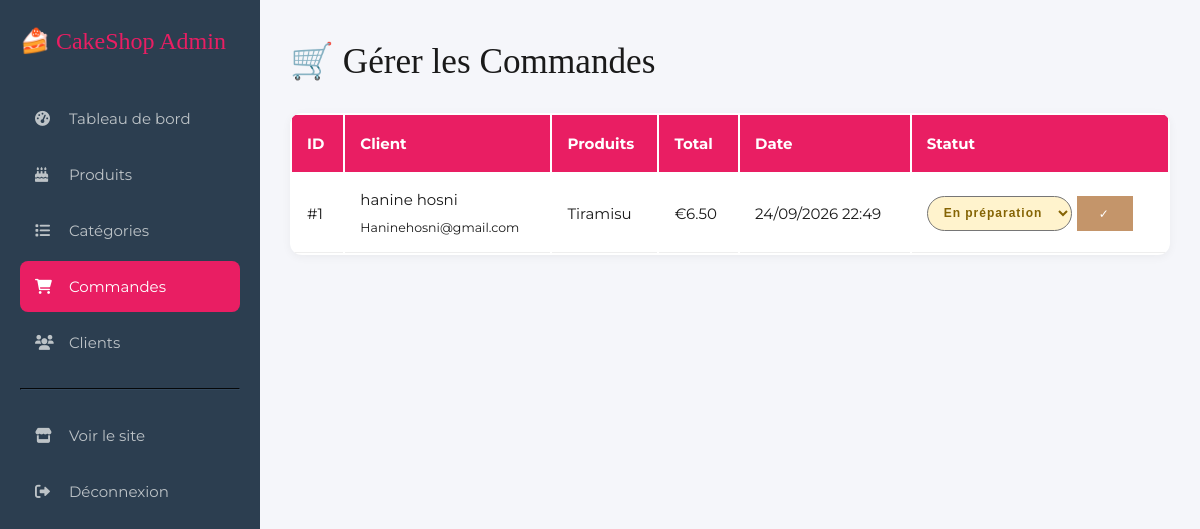
The app's page /admin/orders.php (signed in) with its own data.
### tables this page shows
CREATE TABLE `orders` (
  `id` int(10) UNSIGNED NOT NULL,
  `user_id` int(10) UNSIGNED NOT NULL,
  `total_amount` decimal(10,2) NOT NULL,
  `status` enum('pending','confirmed','preparing','delivered','cancelled') NOT NULL DEFAULT 'pending',
  `delivery_address` text NOT NULL,
  `notes` text DEFAULT NULL,
  `order_date` timestamp NOT NULL DEFAULT current_timestamp()
);

CREATE TABLE `users` (
  `id` int(10) UNSIGNED NOT NULL,
  `full_name` varchar(100) NOT NULL,
  `email` varchar(150) NOT NULL,
  `phone` varchar(30) DEFAULT NULL,
  `password` varchar(255) NOT NULL,
  `role` enum('client','admin') NOT NULL DEFAULT 'client',
  `created_at` timestamp NOT NULL DEFAULT current_timestamp()
);

### classes/Order.php (called while the page is built, shortened)
<?php
require_once __DIR__ . '/Database.php';
class Order {
    private $conn;
    private $table = 'orders';
    public function __construct() {
        $database = new Database();
        $this->conn = $database->getConnection();
    }
    public function getAll() {
        $query = "SELECT o.*, u.full_name, u.email,
                  GROUP_CONCAT(p.name SEPARATOR ', ') as products
                  FROM " . $this->table . " o
                  LEFT JOIN users u ON o.user_id = u.id
                  LEFT JOIN order_items oi ON o.id = oi.order_id
                  LEFT JOIN products p ON oi.product_id = p.id
                  GROUP BY o.id
                  ORDER BY o.order_date DESC";
        $stmt = $this->conn->prepare($query);
        $stmt->execute();
        return $stmt->fetchAll();
    }
}
?>

### classes/Database.php (called while the page is built, shortened)
<?php
class Database {
    private $host = 'localhost';
    private $db_name = 'cakeshop';
    private $username = 'root';
    private $password = '';
    public function getConnection() {
        $this->conn = null;
        try {
            $this->conn = new PDO(
                "mysql:host=" . $this->host . ";dbname=" . $this->db_name . ";charset=utf8mb4",
                $this->username,
                $this->password,
                [
                    PDO::ATTR_ERRMODE => PDO::ERRMODE_EXCEPTION,
                    PDO::ATTR_DEFAULT_FETCH_MODE => PDO::FETCH_ASSOC,
                    PDO::ATTR_EMULATE_PREPARES => false
                ]
            );
        } catch (PDOException $e) {
            echo "Connection error: " . $e->getMessage();
        }
        return $this->conn;
    }
}
?>

### admin/orders.php (the view, shortened to what this page needs)
<?php
require_once '../classes/Order.php';
$orderObj = new Order();
$orders = $orderObj->getAll();
?>
<!DOCTYPE html>
<html lang="fr">
<head>
    <link rel="stylesheet" href="/cakeshop/assets/css/style.css">
    <link rel="stylesheet" href="https://cdnjs.cloudflare.com/ajax/libs/font-awesome/6.0.0/css/all.min.css">
</head>
<body>
<div class="admin-layout">
    <aside class="sidebar-admin">
        <h2>🍰 CakeShop Admin</h2>
        <a href="index.php"><i class="fas fa-tachometer-alt"></i> Tableau de bord</a>
        <a href="products.php"><i class="fas fa-birthday-cake"></i> Produits</a>
        <a href="categories.php"><i class="fas fa-list"></i> Catégories</a>
        <a href="orders.php" class="active"><i class="fas fa-shopping-cart"></i> Commandes</a>
        <a href="users.php"><i class="fas fa-users"></i> Clients</a>
        <hr style="border-color:#34495e; margin:20px 0;">
        <a href="/cakeshop/"><i class="fas fa-store"></i> Voir le site</a>
        <a href="/cakeshop/pages/logout.php"><i class="fas fa-sign-out-alt"></i> Déconnexion</a>
    </aside>
    <main class="main-admin">
        <h2>🛒 Gérer les Commandes</h2>
        <table class="admin-table" style="margin-top:20px;">
            <thead>
                <tr>
                    <th>ID</th>
                    <th>Client</th>
                    <th>Produits</th>
                    <th>Total</th>
                    <th>Date</th>
                    <th>Statut</th>
                </tr>
            </thead>
            <tbody>
                <?php foreach ($orders as $order): ?>
                <tr>
                    <td>#<?php echo $order['id']; ?></td>
                    <td><?php echo $order['full_name']; ?><br><small><?php echo $order['email']; ?></small></td>
                    <td><?php echo $order['products']; ?></td>
                    <td>€<?php echo number_format($order['total_amount'], 2); ?></td>
                    <td><?php echo date('d/m/Y H:i', strtotime($order['order_date'])); ?></td>
                    <td>
                        <form method="POST" style="display:flex; gap:5px;">
                            <select name="status" class="status-badge status-<?php echo $order['status']; ?>">
                                <option value="preparing" <?php echo $order['status'] === 'preparing' ? 'selected' : ''; ?>>En préparation</option>
                            </select>
                            <button type="submit" name="update_status" class="btn btn-primary btn-sm">✓</button>
                        </form>
                    </td>
                </tr>
                <?php endforeach; ?>
            </tbody>
        </table>
    </main>
</div>
</body>
</html>

### assets/css/style.css (style rules this page uses)
* { margin: 0; padding: 0; box-sizing: border-box; }
:root { --primary: #c4956a; --primary-dark: #a0784c; --secondary: #f5ebe0; --light: #fdfaf6; --dark: #1a1a1a; --white: #ffffff; --gray: #f9f7f4; --border: #d5cfc6; --text: #4a4a4a; --text-light: #6b6b6b; --success: #6b8f65; --danger: #b55a5a; }
body { font-family: 'Montserrat', sans-serif; font-weight: 400; font-size: 15px; background: var(--light); color: var(--dark); line-height: 1.8; }
a { text-decoration: none; color: var(--primary); transition: 0.3s; }
h1, h2, h3, h4, .logo, .section-title { font-family: 'Playfair Display', serif; font-weight: 500; color: var(--dark); }
h2 { font-size: 2.2rem; }
.btn { display: inline-block; padding: 14px 35px; border-radius: 0; border: none; cursor: pointer; font-family: 'Montserrat', sans-serif; font-size: 13px; font-weight: 500; letter-spacing: 2px; text-transform: uppercase; transition: all 0.3s; text-align: center; text-decoration: none; }
.btn-primary { background: var(--primary); color: var(--white); }
.btn-sm { padding: 10px 22px; font-size: 12px; }
.status-badge { padding: 6px 14px; border-radius: 2px; font-size: 12px; font-weight: 500; letter-spacing: 1px; }
.status-preparing { background: #fff0e6; color: #8a4d14; }

### admin/orders.php (style rules this page uses)
.admin-layout { display: flex; min-height: 100vh; }
.sidebar-admin { width: 260px; background: #2c3e50; color: white; padding: 20px; }
.sidebar-admin h2 { color: #e91e63; margin-bottom: 30px; font-size: 24px; }
.sidebar-admin a { color: #bdc3c7; display: block; padding: 12px 15px; margin-bottom: 5px; border-radius: 8px; transition: 0.3s; text-decoration: none; }
.sidebar-admin a:hover, .sidebar-admin a.active { background: #e91e63; color: white; }
.sidebar-admin i { margin-right: 10px; width: 20px; }
.main-admin { flex: 1; background: #f5f6fa; padding: 30px; }
.admin-table { width: 100%; background: white; border-radius: 12px; overflow: hidden; box-shadow: 0 2px 10px rgba(0,0,0,0.05); }
.admin-table th { background: #e91e63; color: white; padding: 15px; text-align: left; }
.admin-table td { padding: 12px 15px; border-bottom: 1px solid #eee; }
.status-badge { padding: 5px 12px; border-radius: 20px; font-size: 12px; font-weight: 600; }
.status-preparing { background: #fff3cd; color: #856404; }

### records on screen
orders: id "1", user.full_name "hanine hosni", user.email "Haninehosni@gmail.com", products "Tiramisu", total_amount "6.50", order_date "24/09/2026 22:49", status "En préparation"
